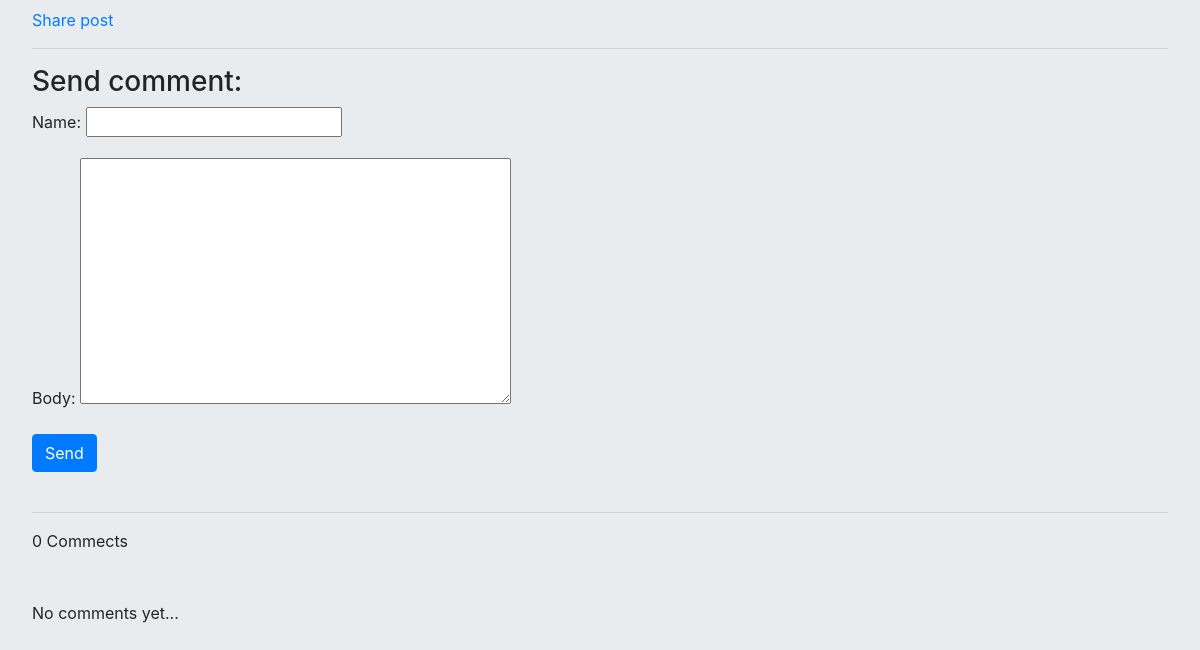
Before: /post/5/ (lower part) with the older database file.
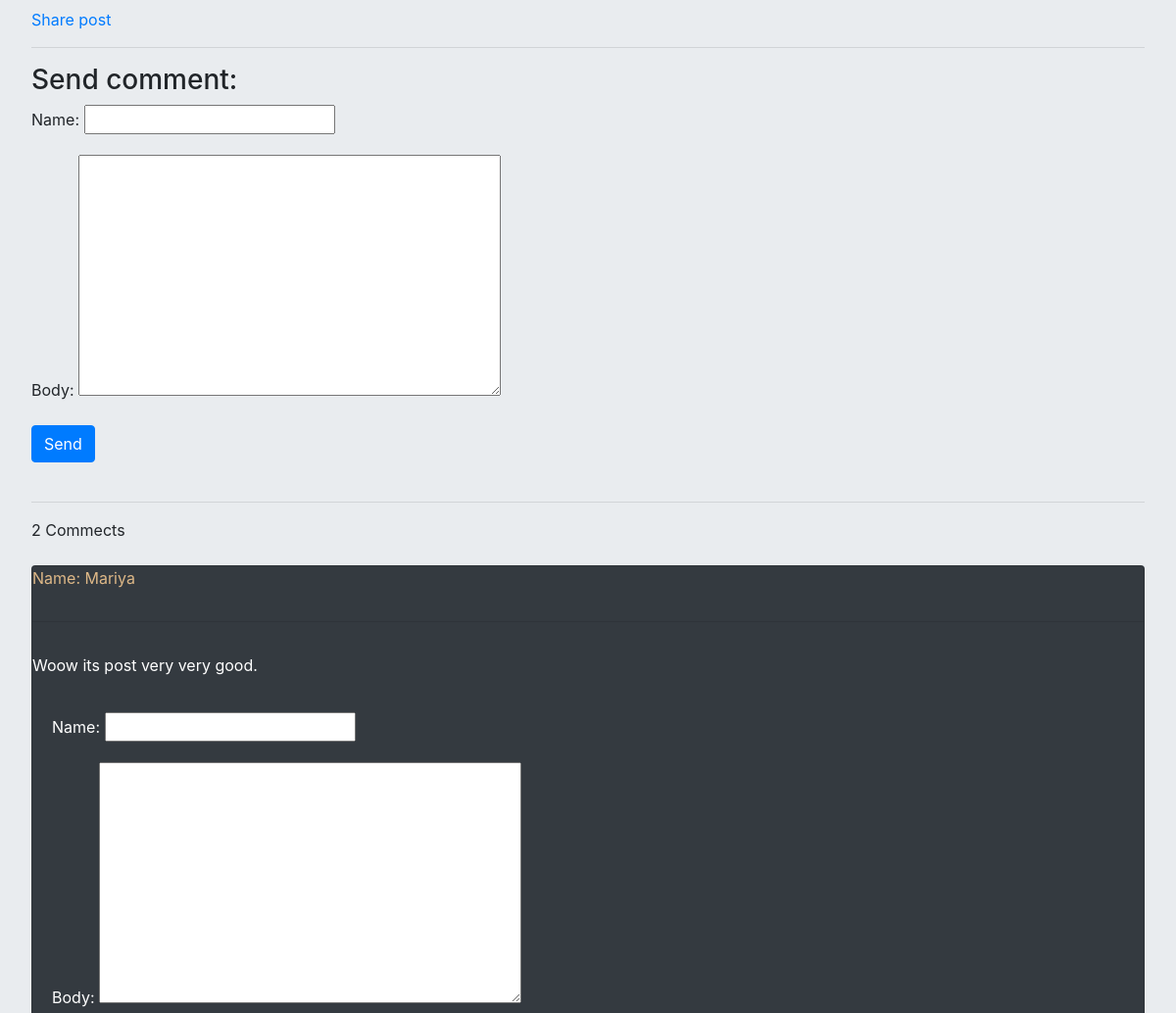
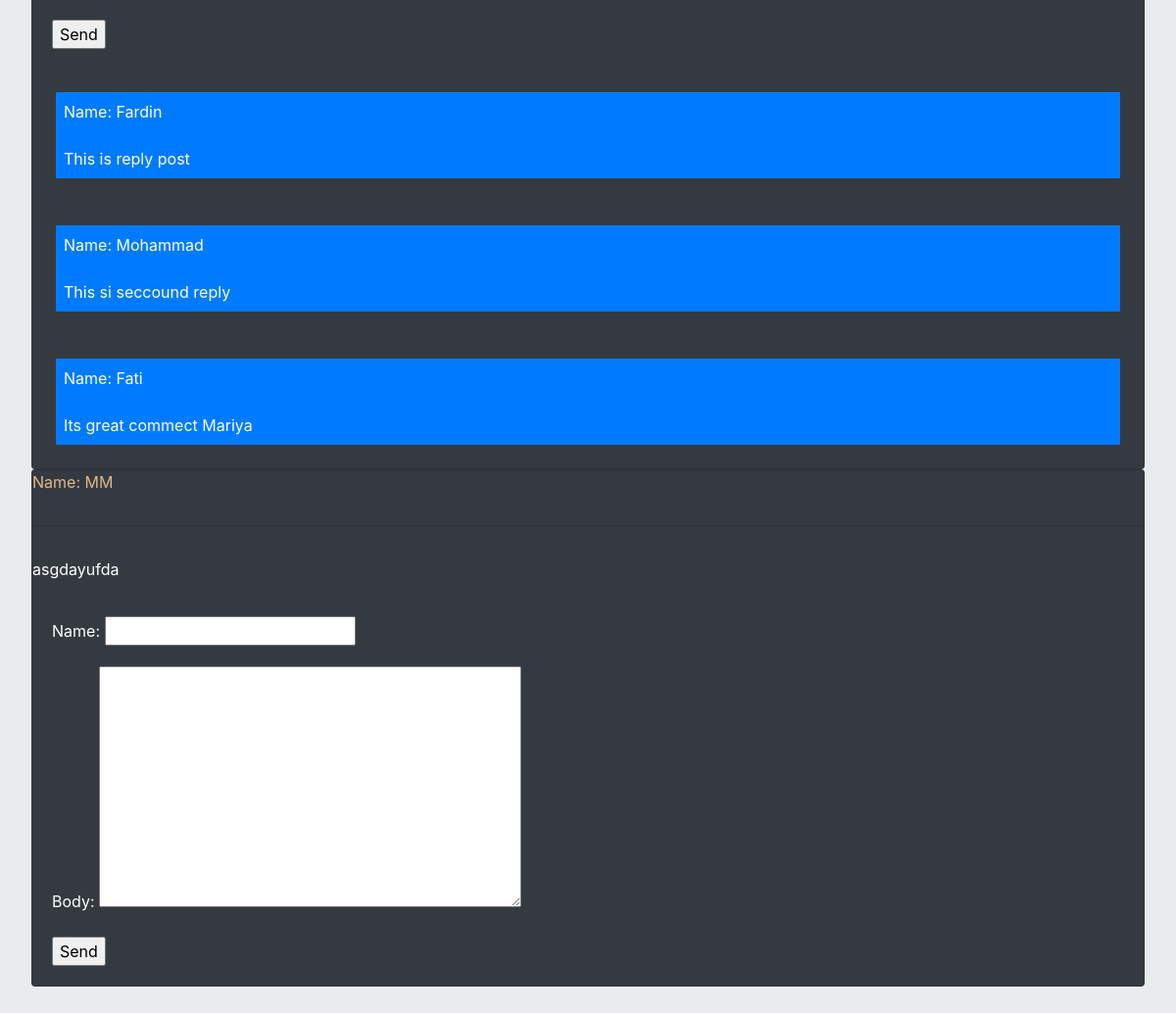
After: the same page with the newer database file (2 pictures, top to bottom).
### blog/models.py (models this page shows, shortened)
class Comment(models.Model):
    post = models.ForeignKey(Post, on_delete=models.CASCADE, related_name='comments')
    name = models.CharField(max_length=80)
    reply = models.ForeignKey('self', null=True, blank=True, related_name='replies', on_delete=models.CASCADE)
    is_reply = models.BooleanField(default=False)
    body = models.TextField()
    created = models.DateTimeField(auto_now_add=True)
    updated = models.DateTimeField(auto_now=True)
    active = models.BooleanField(default=False)
    class Meta:
        ordering = ('created',)

### blog/views.py (the view, shortened to what this page needs)
# urls.py: path('post/<int:pk>/', views.PostDetail.as_view(), name='post_detail'),
class PostDetail(View):
    form_class = AddCommentForm
    template_name = 'blog/post_detail.html'
    def get(self, request, pk):
        post = get_object_or_404(Post, pk=pk)
        Comments = Comment.objects.filter(post=post, active=True, is_reply=False)
        reply_form = self.form_class()
        context={
            'post':post,
            'comments':Comments,
            'form':self.form_class,
            'reply':reply_form,
        }
        return render(request, self.template_name, context)

### blog/forms.py
class AddCommentForm(forms.ModelForm):
    class Meta:
        model = Comment
        fields = ('name', 'body')

### accounts/models.py (called while the page is built)
    def __str__(self):
        return self.username

### blog/templates/blog/post_detail.html (shortened to what this page needs)
{% extends 'base.html' %}
{% block content %}
    <p>Published by:<a href="{% url 'accounts:profile' post.user.id %}"> {{ post.user }}</a></p><br>
    <a href="{% url 'blog:share_post' post.id %}">Share post</a><br><hr>
    <div class="send-comment">
        <h3>Send comment:</h3>
        <form action="" method="post">
            {{ form.as_p }}
            <input type="submit" value="Send" class="btn btn-primary">
        </form>
    </div><br><hr>
    <div class="comment">
    {% with comments.count as count %}
    {{ count }} Commect{{ count|pluralize}}
    {% endwith %}<br><br>
        {% for comment in comments %}
            <div class="card bg-dark text-white">
                <p style="color: burlywood;">Name: {{ comment.name }}</p><hr>
                <p>{{ comment.body }}</p>
                <div class="card-body">
                    <form action="{% url 'blog:add_reply' post.id comment.id %}" method="post">
                        {{ form.as_p }}
                        <input type="submit" value="Send">
                    </form>
                </div>
                {% for reply in comment.replies.all %}
                    <p class="bg-primary text-white p-2 m-4" >Name: {{ reply.name }} <br><br> {{ reply.body }}</p>
                {% endfor %}
            </div>
        {% empty %}<br>
            <p>No comments yet...</p>
        {% endfor %}
    </div>
{% endblock %}

### templates/base.html (shortened to what this page needs)
<!DOCTYPE html>
<html lang="en">
<head>
    <link rel="stylesheet" href="https://cdn.jsdelivr.net/npm/bootstrap@4.6.0/dist/css/bootstrap.min.css">
</head>
<body>
    <div class="jumbotron">
        {% block content %}{% endblock %}
    </div>
</body>
</html>

Changed rows visible on the page:
added Comment: name "Mariya", body "Woow its post very very good.", shown under "Send comment:"
added Comment: name "Fardin", body "This is reply post", shown under "Mariya"
added Comment: name "Mohammad", body "This si seccound reply", shown under "Mariya"
added Comment: name "Fati", body "Its great commect Mariya", shown under "Mariya"
added Comment: name "MM", body "asgdayufda", shown under "Send comment:"
Other visible differences:
{{ count }}: "0" → "2"
text no longer shown: "No comments yet..."
